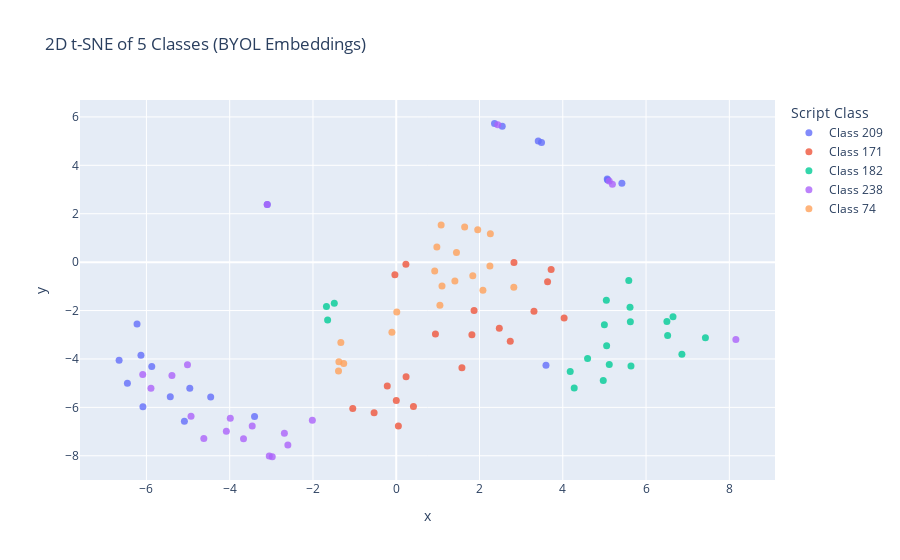

Here is the notebook cell this chart was saved with:
### Code cell
from sklearn.manifold import TSNE

# Compute 2D t-SNE
tsne_2d = TSNE(n_components=2, perplexity=30, init='pca', random_state=42)
X_2d = tsne_2d.fit_transform(X)

# Prepare DataFrame for plotting
df_2d = pd.DataFrame({
    'x': X_2d[:, 0],
    'y': X_2d[:, 1],
    'class': y
})
df_2d = df_2d[df_2d['class'].isin(selected_classes)]
df_2d['class'] = df_2d['class'].map(label_map)

import plotly.express as px

fig2d = px.scatter(
    df_2d, x='x', y='y', color='class',
    title="2D t-SNE of 5 Classes (BYOL Embeddings)",
    labels={"class": "Script Class"},
    opacity=0.8
)
fig2d.update_traces(marker=dict(size=7))
fig2d.show()

### Figure 1 — Plotly figure (JSON) as saved in the notebook; plotly's stock layout.template omitted (floating-point values rounded to 4 significant figures)
{"data": [{"hovertemplate": "Script Class=Class 209<br>x=%{x}<br>y=%{y}<extra></extra>", "legendgroup": "Class 209", "marker": {"color": "#636efa", "opacity": 0.8, "size": 7, "symbol": "circle"}, "mode": "markers", "name": "Class 209", "orientation": "v", "showlegend": true, "type": "scatter", "x": [-3.098, 5.077, 3.411, 2.36, -4.958, 3.596, -3.403, -4.456, 2.546, 5.068, -6.225, -6.457, 5.419, -5.088, -6.084, 3.489, -6.131, -5.871, -6.655, -5.427], "xaxis": "x", "y": [2.383, 3.397, 5.005, 5.733, -5.216, -4.261, -6.377, -5.571, 5.612, 3.439, -2.558, -5.003, 3.257, -6.577, -5.975, 4.941, -3.847, -4.313, -4.051, -5.558], "yaxis": "y"}, {"hovertemplate": "Script Class=Class 171<br>x=%{x}<br>y=%{y}<extra></extra>", "legendgroup": "Class 171", "marker": {"color": "#EF553B", "opacity": 0.8, "size": 7, "symbol": "circle"}, "mode": "markers", "name": "Class 171", "orientation": "v", "showlegend": true, "type": "scatter", "x": [-1.044, -0.03198, 3.308, 2.476, 0.2365, 1.869, 0.9413, -0.2151, 0.001229, -0.5316, 2.828, 3.72, 2.739, 1.578, 0.4133, 0.05132, 0.232, 4.032, 3.635, 1.818], "xaxis": "x", "y": [-6.051, -0.5165, -2.034, -2.734, -4.735, -2.001, -2.966, -5.114, -5.716, -6.225, -0.01028, -0.3, -3.272, -4.365, -5.965, -6.769, -0.08556, -2.306, -0.8135, -3.005], "yaxis": "y"}, {"hovertemplate": "Script Class=Class 182<br>x=%{x}<br>y=%{y}<extra></extra>", "legendgroup": "Class 182", "marker": {"color": "#00cc96", "opacity": 0.8, "size": 7, "symbol": "circle"}, "mode": "markers", "name": "Class 182", "orientation": "v", "showlegend": true, "type": "scatter", "x": [6.501, 6.861, 5.638, -1.488, 4.179, 5.053, 5.615, 4.999, 4.972, -1.648, 4.596, 4.274, -1.676, 5.046, 5.623, 5.585, 6.647, 5.116, 7.426, 6.518], "xaxis": "x", "y": [-2.452, -3.809, -4.296, -1.694, -4.524, -3.455, -1.864, -2.592, -4.887, -2.392, -3.986, -5.2, -1.833, -1.574, -2.466, -0.7605, -2.262, -4.226, -3.126, -3.035], "yaxis": "y"}, {"hovertemplate": "Script Class=Class 238<br>x=%{x}<br>y=%{y}<extra></extra>", "legendgroup": "Class 238", "marker": {"color": "#ab63fa", "opacity": 0.8, "size": 7, "symbol": "circle"}, "mode": "markers", "name": "Class 238", "orientation": "v", "showlegend": true, "type": "scatter", "x": [8.157, -2.978, -4.08, -2.686, -3.985, -2.603, -4.928, -5.891, -3.099, -5.014, -6.089, 2.439, 5.191, -3.049, -2.015, -4.621, -3.668, -3.459, 5.114, -5.387], "xaxis": "x", "y": [-3.196, -8.036, -6.987, -7.066, -6.448, -7.552, -6.366, -5.211, 2.382, -4.238, -4.641, 5.68, 3.222, -8.013, -6.532, -7.284, -7.3, -6.768, 3.355, -4.68], "yaxis": "y"}, {"hovertemplate": "Script Class=Class 74<br>x=%{x}<br>y=%{y}<extra></extra>", "legendgroup": "Class 74", "marker": {"color": "#FFA15A", "opacity": 0.8, "size": 7, "symbol": "circle"}, "mode": "markers", "name": "Class 74", "orientation": "v", "showlegend": true, "type": "scatter", "x": [-1.261, 2.082, 2.25, 1.049, 1.839, -1.387, 0.9239, 1.447, 1.099, 1.408, -1.33, 1.078, 1.643, 1.957, 2.824, -1.377, 2.26, 0.9755, -0.1036, 0.01304], "xaxis": "x", "y": [-4.189, -1.159, -0.1622, -1.782, -0.5602, -4.497, -0.3653, 0.4005, -0.9822, -0.784, -3.319, 1.539, 1.452, 1.342, -1.034, -4.111, 1.175, 0.6267, -2.9, -2.057], "yaxis": "y"}], "layout": {"legend": {"title": {"text": "Script Class"}, "tracegroupgap": 0}, "title": {"text": "2D t-SNE of 5 Classes (BYOL Embeddings)"}, "xaxis": {"anchor": "y", "domain": [0, 1], "title": {"text": "x"}}, "yaxis": {"anchor": "x", "domain": [0, 1], "title": {"text": "y"}}}}
